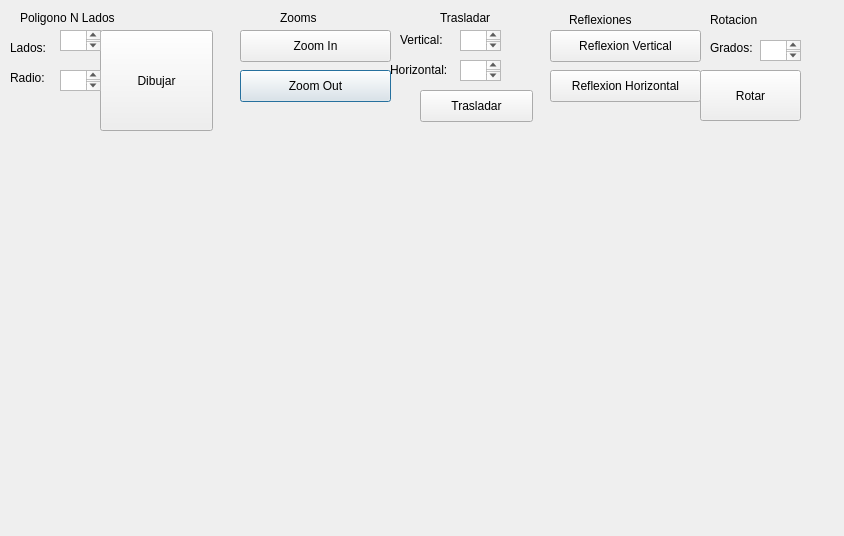
<?xml version="1.0" encoding="UTF-8"?>
<ui version="4.0">
 <class>poligononlados</class>
 <widget class="QDialog" name="poligononlados">
  <property name="geometry">
   <rect>
    <x>0</x>
    <y>0</y>
    <width>844</width>
    <height>536</height>
   </rect>
  </property>
  <property name="windowTitle">
   <string>Dialog</string>
  </property>
  <widget class="QLabel" name="label">
   <property name="geometry">
    <rect>
     <x>20</x>
     <y>10</y>
     <width>161</width>
     <height>16</height>
    </rect>
   </property>
   <property name="text">
    <string>Poligono N Lados</string>
   </property>
  </widget>
  <widget class="QPushButton" name="pushButton_5">
   <property name="geometry">
    <rect>
     <x>240</x>
     <y>70</y>
     <width>151</width>
     <height>32</height>
    </rect>
   </property>
   <property name="text">
    <string>Zoom Out</string>
   </property>
  </widget>
  <widget class="QPushButton" name="pushButton">
   <property name="enabled">
    <bool>true</bool>
   </property>
   <property name="geometry">
    <rect>
     <x>100</x>
     <y>30</y>
     <width>113</width>
     <height>101</height>
    </rect>
   </property>
   <property name="text">
    <string>Dibujar</string>
   </property>
  </widget>
  <widget class="QPushButton" name="pushButton_4">
   <property name="geometry">
    <rect>
     <x>240</x>
     <y>30</y>
     <width>151</width>
     <height>32</height>
    </rect>
   </property>
   <property name="text">
    <string>Zoom In</string>
   </property>
  </widget>
  <widget class="QPushButton" name="pushButton_7">
   <property name="geometry">
    <rect>
     <x>550</x>
     <y>30</y>
     <width>151</width>
     <height>32</height>
    </rect>
   </property>
   <property name="text">
    <string>Reflexion Vertical</string>
   </property>
  </widget>
  <widget class="QTextEdit" name="boxXinicio">
   <property name="geometry">
    <rect>
     <x>460</x>
     <y>60</y>
     <width>41</width>
     <height>21</height>
    </rect>
   </property>
  </widget>
  <widget class="QLabel" name="label_5">
   <property name="geometry">
    <rect>
     <x>710</x>
     <y>40</y>
     <width>51</width>
     <height>16</height>
    </rect>
   </property>
   <property name="text">
    <string>Grados:</string>
   </property>
  </widget>
  <widget class="QPushButton" name="pushButton_3">
   <property name="geometry">
    <rect>
     <x>700</x>
     <y>70</y>
     <width>101</width>
     <height>51</height>
    </rect>
   </property>
   <property name="text">
    <string>Rotar</string>
   </property>
  </widget>
  <widget class="QLabel" name="label_4">
   <property name="geometry">
    <rect>
     <x>390</x>
     <y>60</y>
     <width>91</width>
     <height>20</height>
    </rect>
   </property>
   <property name="text">
    <string>Horizontal:</string>
   </property>
  </widget>
  <widget class="QLabel" name="label_9">
   <property name="geometry">
    <rect>
     <x>569</x>
     <y>10</y>
     <width>81</width>
     <height>20</height>
    </rect>
   </property>
   <property name="text">
    <string>Reflexiones</string>
   </property>
  </widget>
  <widget class="QLabel" name="label_10">
   <property name="geometry">
    <rect>
     <x>710</x>
     <y>10</y>
     <width>81</width>
     <height>20</height>
    </rect>
   </property>
   <property name="text">
    <string>Rotacion</string>
   </property>
  </widget>
  <widget class="QLabel" name="label_3">
   <property name="geometry">
    <rect>
     <x>10</x>
     <y>40</y>
     <width>41</width>
     <height>16</height>
    </rect>
   </property>
   <property name="text">
    <string>Lados:</string>
   </property>
  </widget>
  <widget class="QLabel" name="label_6">
   <property name="geometry">
    <rect>
     <x>400</x>
     <y>30</y>
     <width>91</width>
     <height>20</height>
    </rect>
   </property>
   <property name="text">
    <string>Vertical:</string>
   </property>
  </widget>
  <widget class="QPushButton" name="pushButton_2">
   <property name="geometry">
    <rect>
     <x>420</x>
     <y>90</y>
     <width>113</width>
     <height>32</height>
    </rect>
   </property>
   <property name="text">
    <string>Trasladar</string>
   </property>
  </widget>
  <widget class="QPushButton" name="pushButton_6">
   <property name="geometry">
    <rect>
     <x>550</x>
     <y>70</y>
     <width>151</width>
     <height>32</height>
    </rect>
   </property>
   <property name="text">
    <string>Reflexion Horizontal</string>
   </property>
  </widget>
  <widget class="QLabel" name="label_8">
   <property name="geometry">
    <rect>
     <x>440</x>
     <y>10</y>
     <width>60</width>
     <height>16</height>
    </rect>
   </property>
   <property name="text">
    <string>Trasladar</string>
   </property>
  </widget>
  <widget class="QTextEdit" name="boxGrados">
   <property name="geometry">
    <rect>
     <x>760</x>
     <y>40</y>
     <width>41</width>
     <height>21</height>
    </rect>
   </property>
  </widget>
  <widget class="QTextEdit" name="boxLados">
   <property name="geometry">
    <rect>
     <x>60</x>
     <y>30</y>
     <width>41</width>
     <height>21</height>
    </rect>
   </property>
  </widget>
  <widget class="QTextEdit" name="boxYinicio">
   <property name="geometry">
    <rect>
     <x>460</x>
     <y>30</y>
     <width>41</width>
     <height>21</height>
    </rect>
   </property>
  </widget>
  <widget class="QLabel" name="label_11">
   <property name="geometry">
    <rect>
     <x>280</x>
     <y>10</y>
     <width>60</width>
     <height>16</height>
    </rect>
   </property>
   <property name="text">
    <string>Zooms</string>
   </property>
  </widget>
  <widget class="QLabel" name="label_7">
   <property name="geometry">
    <rect>
     <x>10</x>
     <y>70</y>
     <width>41</width>
     <height>16</height>
    </rect>
   </property>
   <property name="text">
    <string>Radio:</string>
   </property>
  </widget>
  <widget class="QTextEdit" name="boxRadio">
   <property name="geometry">
    <rect>
     <x>60</x>
     <y>70</y>
     <width>41</width>
     <height>21</height>
    </rect>
   </property>
  </widget>
 </widget>
 <resources/>
 <connections/>
</ui>
